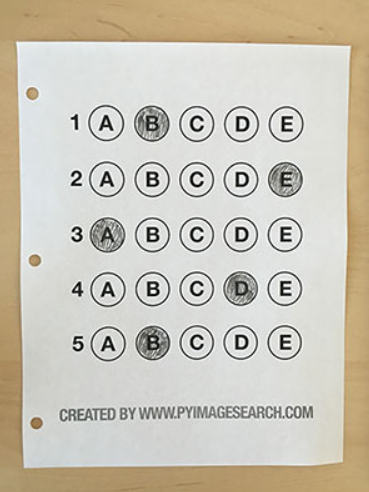
#> input picture Test3.PNG, 369 x 492 px, found by its file name
$ python 'OMR sheet Scanner and grader.py'
#> lines starting #> are read from the running program, lines starting #| are printed output that depends on the picture; after the words box and inside, x2 and y2 are one past the last pixel; in counts of white or black regions, pixels touching at a corner belong together
# -*- coding: utf-8 -*-
"""
Created on Mon Sep 21 12:38:29 2020

@author: Harneet singh
"""

# import the necessary packages
from imutils.perspective import four_point_transform
from imutils import contours
import numpy as np
import imutils
import cv2
# define the answer key which maps the question number
# to the correct answer
ANSWER_KEY = {0: 1, 1: 4, 2: 0, 3: 3, 4: 1}
# load the image, convert it to grayscale, blur it
# slightly, then find edges
image = cv2.imread("C:/Users/Harneet singh/Desktop/Open CV/Test3.PNG")
#> image is the input picture: shape (492, 369, 3); mean B, G, R 184.3, 197.5, 203
gray = cv2.cvtColor(image, cv2.COLOR_BGR2GRAY)
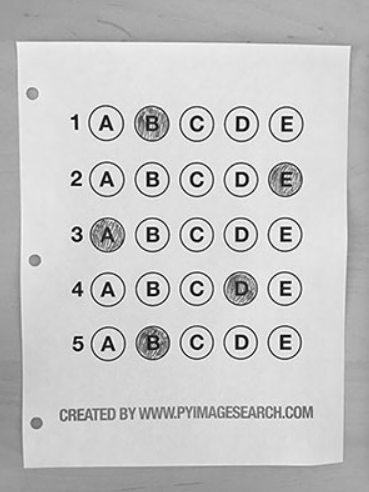
#> gray: shape (492, 369); min 1, max 255, mean 197.6
blurred = cv2.GaussianBlur(gray, (5, 5), 0)
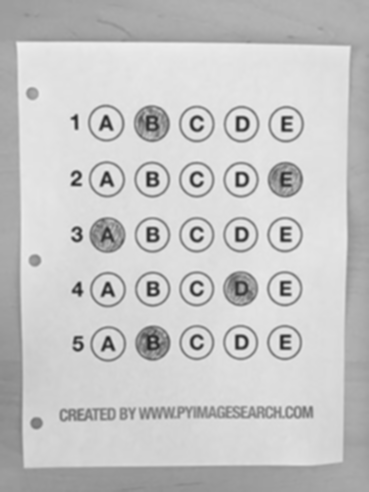
#> blurred: shape (492, 369); min 32, max 239, mean 197.6
edged = cv2.Canny(blurred, 75, 200)
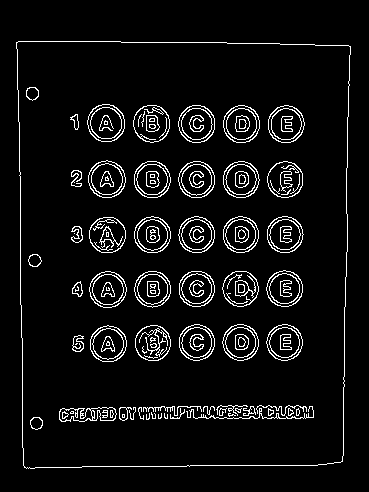
#> edged: shape (492, 369); 6.2% white in thin lines or dots, all inside (x1, y1, x2, y2) = (16, 41, 351, 469)
# find contours in the edge map, then initialize
# the contour that corresponds to the document
cnts = cv2.findContours(edged.copy(), cv2.RETR_EXTERNAL,
	cv2.CHAIN_APPROX_SIMPLE)
#> cnts = 1 contour; box (x1, y1, x2, y2) and area: (16, 41, 351, 469) 137758
cnts = imutils.grab_contours(cnts)
docCnt = None
# ensure that at least one contour was found
if len(cnts) > 0:
	# sort the contours according to their size in
	# descending order
	cnts = sorted(cnts, key=cv2.contourArea, reverse=True)
	# loop over the sorted contours
	for c in cnts:
		# approximate the contour
		peri = cv2.arcLength(c, True)
		approx = cv2.approxPolyDP(c, 0.02 * peri, True)
		# if our approximated contour has four points,
		# then we can assume we have found the paper
		if len(approx) == 4:
			docCnt = approx
			break
#> this loop made 1 pass
#> (peri, docCnt) on pass 1: (1511.1, [[16, 42], [24, 467], [342, 461], [350, 46]])
# apply a four point perspective transform to both the
# original image and grayscale image to obtain a top-down
# birds eye view of the paper
paper = four_point_transform(image, docCnt.reshape(4, 2))
warped = four_point_transform(gray, docCnt.reshape(4, 2))
# apply Otsu's thresholding method to binarize the warped
# piece of paper
thresh = cv2.threshold(warped, 0, 255,
	cv2.THRESH_BINARY_INV | cv2.THRESH_OTSU)[1]
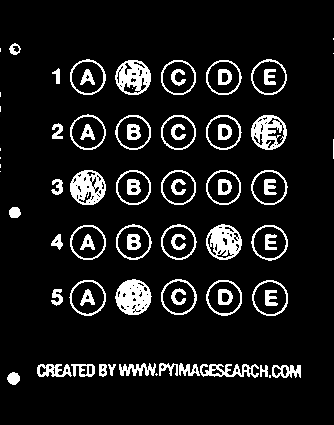
#> thresh: shape (425, 334); 9.9% white; 76 white regions (12 under 20 px)
# find contours in the thresholded image, then initialize
# the list of contours that correspond to questions
cnts = cv2.findContours(thresh.copy(), cv2.RETR_EXTERNAL,
	cv2.CHAIN_APPROX_SIMPLE)
#> cnts = 55 contours, 12 with area under 20; largest, box (x1, y1, x2, y2) and area: (252, 280, 288, 316) 980, (69, 280, 106, 316) 979, (206, 280, 242, 316) 974, (251, 225, 288, 261) 972, (161, 279, 197, 315) 968
cnts = imutils.grab_contours(cnts)
questionCnts = []
# loop over the contours
for c in cnts:
	# compute the bounding box of the contour, then use the
	# bounding box to derive the aspect ratio
	(x, y, w, h) = cv2.boundingRect(c)
	ar = w / float(h)
	# in order to label the contour as a question, region
	# should be sufficiently wide, sufficiently tall, and
	# have an aspect ratio approximately equal to 1
	if w >= 20 and h >= 20 and ar >= 0.9 and ar <= 1.1:
		questionCnts.append(c)
#> this loop made 55 passes
#> (x, y, w, h, ar) on passes 3 to 14: (7, 372, 13, 13, 1), (272, 365, 29, 13, 2.23), (260, 365, 8, 12, 0.667), (200, 364, 59, 14, 4.21), (108, 364, 8, 12, 0.667), (99, 364, 8, 13, 0.615), (71, 364, 24, 13, 1.85), (37, 364, 35, 13, 2.69), (179, 363, 21, 13, 1.62), (159, 363, 19, 13, 1.46), (119, 363, 37, 13, 2.85), (51, 289, 12, 17, 0.706)
#> (c, x, y, w, h, ar) on passes 1, 2, 34, 35, 36, 37: ([[269, 375], [269, 377], [270, 377], [270, 375]], 269, 375, 2, 3, 0.667), ([[156, 373], [155, 374], [156, 375], [157, 374]], 155, 373, 3, 3, 1), ([[0, 164], [0, 167]], 0, 164, 1, 4, 0.25), ([[0, 157], [0, 158]], 0, 157, 1, 2, 0.5), ([[0, 148], [0, 150]], 0, 148, 1, 3, 0.333), ([[333, 139], [333, 158]], 333, 139, 1, 20, 0.05)
#> after the loop, questionCnts = 25 contours; largest, box (x1, y1, x2, y2) and area: (252, 280, 288, 316) 980, (69, 280, 106, 316) 979, (206, 280, 242, 316) 974, (251, 225, 288, 261) 972, (161, 279, 197, 315) 968
# sort the question contours top-to-bottom, then initialize
# the total number of correct answers
questionCnts = contours.sort_contours(questionCnts,
	method="top-to-bottom")[0]
correct = 0
# each question has 5 possible answers, to loop over the
# question in batches of 5
for (q, i) in enumerate(np.arange(0, len(questionCnts), 5)):
	# sort the contours for the current question from
	# left to right, then initialize the index of the
	# bubbled answer
	cnts = contours.sort_contours(questionCnts[i:i + 5])[0]
	bubbled = None
    # loop over the sorted contours
	for (j, c) in enumerate(cnts):
		# construct a mask that reveals only the current
		# "bubble" for the question
		mask = np.zeros(thresh.shape, dtype="uint8")
		cv2.drawContours(mask, [c], -1, 255, -1)
		# apply the mask to the thresholded image, then
		# count the number of non-zero pixels in the
		# bubble area
		mask = cv2.bitwise_and(thresh, thresh, mask=mask)
		total = cv2.countNonZero(mask)
		# if the current total has a larger number of total
		# non-zero pixels, then we are examining the currently
		# bubbled-in answer
		if bubbled is None or total > bubbled[0]:
			bubbled = (total, j)
            # initialize the contour color and the index of the
	# *correct* answer
	color = (0, 0, 255)
	k = ANSWER_KEY[q]
	# check to see if the bubbled answer is correct
	if k == bubbled[1]:
		color = (0, 255, 0)
		correct += 1
	# draw the outline of the correct answer on the test
	cv2.drawContours(paper, [cnts[k]], -1, color, 3)
#> this loop made 5 passes
#> (i, k) on passes 1 to 5: (0, 1), (5, 4), (10, 0), (15, 3), (20, 1)
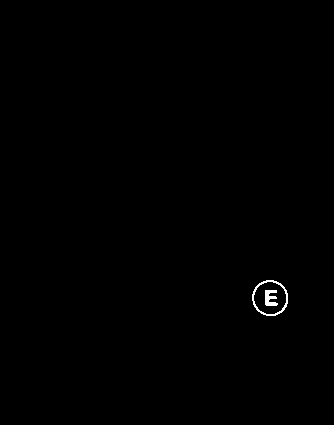
#> mask: shape (425, 334); 0.26% white; 2 white regions, box (x1, y1, x2, y2) and area: (252, 280, 288, 316) 231, (265, 290, 278, 306) 145
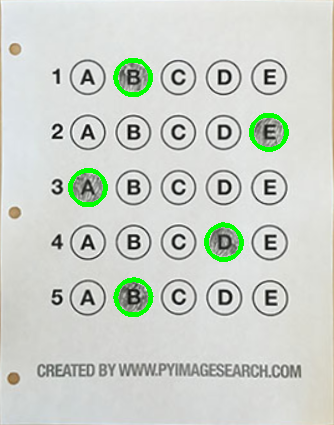
#> paper: shape (425, 334, 3); mean B, G, R 202.9, 210.5, 204.7
#> after the loop, correct = 5
    # grab the test taker
score = (correct / 5.0) * 100
#> score = 100
print("[INFO] score: {:.2f}%".format(score))
#| [INFO] score: 100.00%
cv2.putText(paper, "{:.2f}%".format(score), (10, 30),
	cv2.FONT_HERSHEY_SIMPLEX, 0.9, (0, 0, 255), 2)
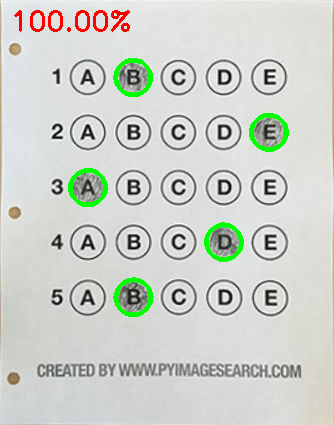
#> paper: shape (425, 334, 3); 0.66% of pixels changed, all inside (x1, y1, x2, y2) = (14, 10, 130, 32)
cv2.imshow("Original", image)
cv2.imshow("Exam", paper)
cv2.waitKey(0)

$ run again, with Test1.PNG copied over Test3.PNG
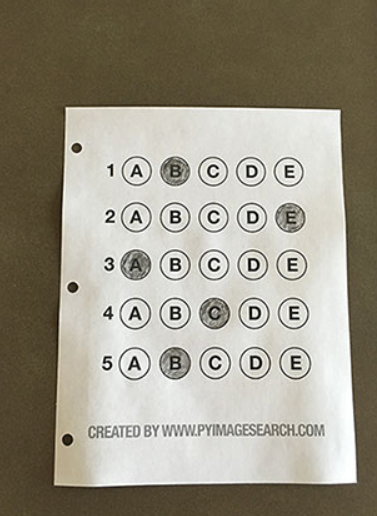
#> input picture Test1.PNG, 377 x 516 px, found by its file name
#> image is the input picture: shape (516, 377, 3); mean B, G, R 134.2, 149, 154.4
#> `edged = cv2.Canny(blurred, 75, 200)`:
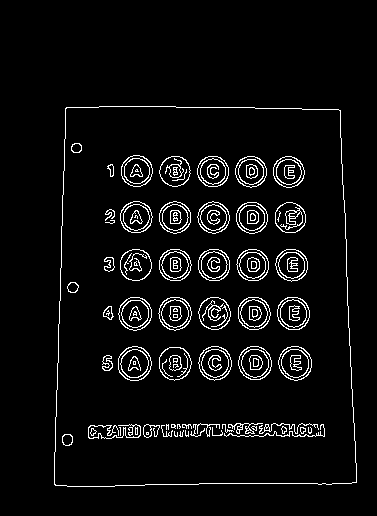
#> edged: shape (516, 377); 5% white in thin lines or dots, all inside (x1, y1, x2, y2) = (54, 106, 357, 487)
#> `cnts = cv2.findContours(edged.copy(), cv2.RETR_EXTERNAL, cv2.CHAIN_APP..`: cnts = 1 contour; box (x1, y1, x2, y2) and area: (54, 106, 357, 487) 108562
#> the loop `for c in cnts:` made 1 pass
#> (peri, docCnt) on pass 1: (1342.8, [[66, 107], [54, 484], [356, 482], [340, 110]])
#> thresh: shape (377, 302); 11.1% white; 83 white regions (8 under 20 px)
#> `cnts = cv2.findContours(thresh.copy(), cv2.RETR_EXTERNAL, cv2.CHAIN_AP..`: cnts = 63 contours, 19 with area under 20; largest, box (x1, y1, x2, y2) and area: (226, 248, 260, 280) 790, (226, 150, 259, 182) 780, (62, 248, 95, 280) 778, (226, 199, 259, 231) 776, (144, 52, 176, 85) 776
#> the loop `for c in cnts:` made 63 passes
#> (x, y, w, h, ar) on passes 2 to 9: (140, 331, 1, 1, 1), (6, 329, 12, 13, 0.923), (6, 329, 1, 1, 1), (77, 323, 8, 11, 0.727), (70, 323, 6, 11, 0.545), (63, 323, 6, 10, 0.6), (32, 323, 31, 12, 2.58), (188, 322, 83, 12, 6.92)
#> after the loop `for c in cnts:`: questionCnts = 25 contours; largest, box (x1, y1, x2, y2) and area: (226, 248, 260, 280) 790, (226, 150, 259, 182) 780, (62, 248, 95, 280) 778, (226, 199, 259, 231) 776, (144, 52, 176, 85) 776
#> `questionCnts = contours.sort_contours(questionCnts, method="top-to-bot..`: questionCnts = 25 contours; largest, box (x1, y1, x2, y2) and area: (226, 248, 260, 280) 790, (226, 150, 259, 182) 780, (62, 248, 95, 280) 778, (144, 52, 176, 85) 776, (226, 199, 259, 231) 776
#> the loop `for (q, i) in enumerate(np.arange(0, len(questionCnts), 5)):` made 5 passes
#> (i, color, k) on passes 1 to 5: (0, (0, 255, 0), 1), (5, (0, 255, 0), 4), (10, (0, 255, 0), 0), (15, (0, 0, 255), 3), (20, (0, 255, 0), 1)
#> after the loop `for (q, i) in enumerate(np.arange(0, len(questionCnts), 5)):`: correct = 4
#> score = 80
#| [INFO] score: 80.00%
#> `cv2.putText(paper, "{:.2f}%".format(score), (10, 30), cv2.FONT_HERSHEY..`:
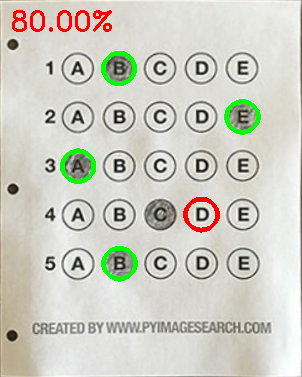
#> paper: shape (377, 302, 3); mean B, G, R 194.9, 205.7, 205.6

$ run again, with Test2.PNG copied over Test3.PNG
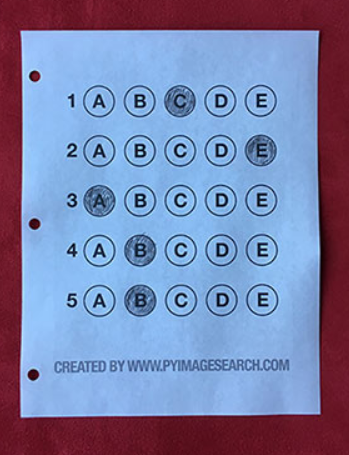
#> input picture Test2.PNG, 349 x 455 px, found by its file name
#> image is the input picture: shape (455, 349, 3); mean B, G, R 170.1, 129.4, 122.1
#> `edged = cv2.Canny(blurred, 75, 200)`:
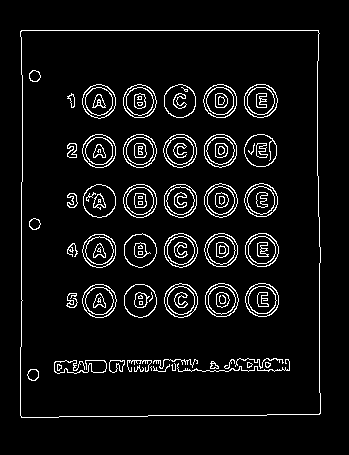
#> edged: shape (455, 349); 6.1% white in thin lines or dots, all inside (x1, y1, x2, y2) = (20, 30, 321, 418)
#> `cnts = cv2.findContours(edged.copy(), cv2.RETR_EXTERNAL, cv2.CHAIN_APP..`: cnts = 1 contour; box (x1, y1, x2, y2) and area: (20, 30, 321, 418) 114545
#> the loop `for c in cnts:` made 1 pass
#> (peri, docCnt) on pass 1: (1374.3, [[21, 30], [21, 417], [319, 414], [318, 30]])
#> thresh: shape (387, 298); 11.4% white; 73 white regions (4 under 20 px)
#> `cnts = cv2.findContours(thresh.copy(), cv2.RETR_EXTERNAL, cv2.CHAIN_AP..`: cnts = 53 contours, 9 with area under 20; largest, box (x1, y1, x2, y2) and area: (183, 255, 216, 288) 785, (224, 255, 257, 288) 784, (223, 55, 255, 88) 784, (183, 205, 216, 238) 783, (143, 255, 175, 288) 780
#> the loop `for c in cnts:` made 53 passes
#> (x, y, w, h, ar) on passes 3 to 10: (6, 338, 12, 12, 1), (96, 331, 7, 11, 0.636), (88, 331, 7, 11, 0.636), (63, 331, 21, 11, 1.91), (49, 331, 14, 11, 1.27), (33, 331, 15, 11, 1.36), (241, 330, 26, 12, 2.17), (223, 330, 18, 12, 1.5)
#> after the loop `for c in cnts:`: questionCnts = 25 contours; largest, box (x1, y1, x2, y2) and area: (183, 255, 216, 288) 785, (224, 255, 257, 288) 784, (223, 55, 255, 88) 784, (183, 205, 216, 238) 783, (143, 255, 175, 288) 780
#> the loop `for (q, i) in enumerate(np.arange(0, len(questionCnts), 5)):` made 5 passes
#> (i, color, k) on passes 1 to 5: (0, (0, 0, 255), 1), (5, (0, 255, 0), 4), (10, (0, 255, 0), 0), (15, (0, 0, 255), 3), (20, (0, 255, 0), 1)
#> after the loop `for (q, i) in enumerate(np.arange(0, len(questionCnts), 5)):`: correct = 3
#> score = 60
#| [INFO] score: 60.00%
#> `cv2.putText(paper, "{:.2f}%".format(score), (10, 30), cv2.FONT_HERSHEY..`:
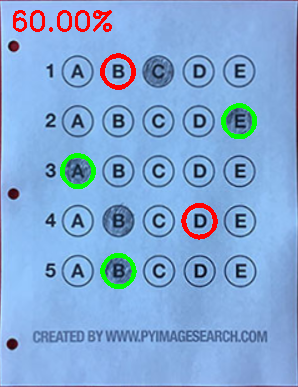
#> paper: shape (387, 298, 3); mean B, G, R 214.4, 168.5, 130.4
